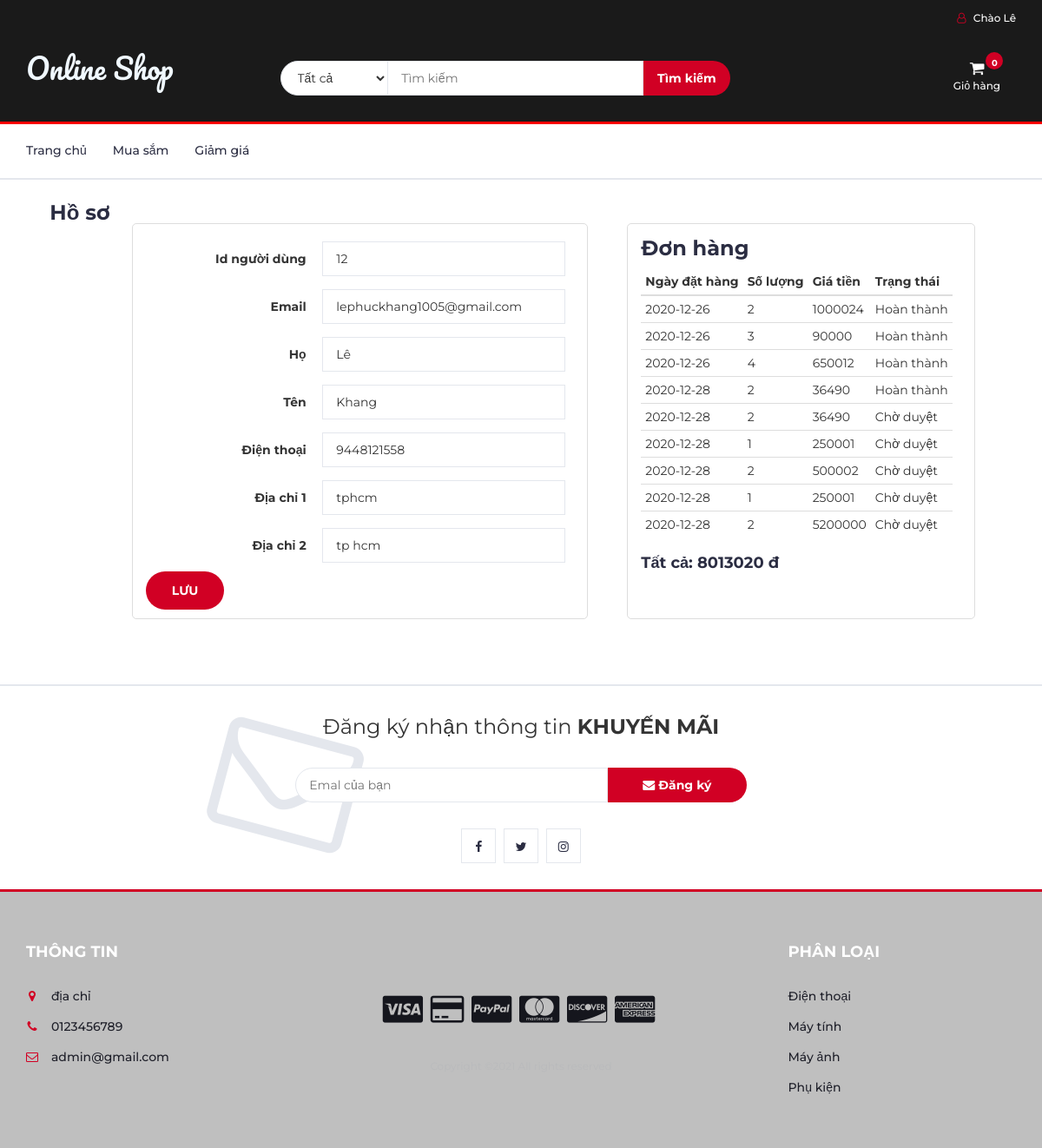
The page /profile.php (signed in) on the database its author committed.
### tables this page shows
CREATE TABLE `user_info` (
  `user_id` int(10) NOT NULL,
  `first_name` varchar(100) NOT NULL,
  `last_name` varchar(100) NOT NULL,
  `email` varchar(300) NOT NULL,
  `password` varchar(300) NOT NULL,
  `mobile` varchar(10) NOT NULL,
  `address1` varchar(300) NOT NULL,
  `address2` varchar(11) NOT NULL
);

CREATE TABLE `orders` (
  `order_id` int(10) NOT NULL,
  `user_id` int(10) NOT NULL,
  `order_date` date NOT NULL,
  `quantity` int(11) NOT NULL,
  `total` int(11) NOT NULL,
  `paid_status` int(11) NOT NULL,
  `status` int(11) NOT NULL
);

### profile.php (the view, shortened to what this page needs)
<?php
include 'header.php';
include 'connect.php';
if (isset($_SESSION['uid'])) {
    $uid = $_SESSION['uid'];
}
$sql = "select * from user_info where user_id='$uid'";
$result = $conn->query($sql);
$row = $result->fetch_assoc();
?>
<div class="contain">
    <h3 class="title">Hồ sơ</h3>
    <?php
    if (isset($_SESSION['uid'])) {
        echo '
<div  class="box bordered-box">
    <form id="profile" method="POST">
        <div class="block">
            <label>Id người dùng</label>
            <input type="text" name="user_id" value="' . $row['user_id'] . '" readonly/>
        </div>
        <div class="block">
            <label>Email</label>
            <input type="text" name="email" value="' . $row['email'] . '"/>
        </div>
        <div class="block">
            <label>Họ</label>
            <input type="text" name="first_name"  value="' . $row['first_name'] . '"/>
        </div>
        <div class="block">
            <label>Tên</label>
            <input type="text" name="last_name"  value="' . $row['last_name'] . '"/>
        </div>
        <div class="block">
            <label>Điện thoại</label>
            <input type="text" name="mobile"  value="' . $row['mobile'] . '"/>
        </div>
        <div class="block">
            <label>Địa chỉ 1</label>
            <input type="text" name="address1"  value="' . $row['address1'] . '"/>
        </div>
        <div class="block">
            <label>Địa chỉ 2</label>
            <input type="text" name="address2"  value="' . $row['address2'] . '"/>
        </div>
        <button type="submit" class="primary-btn cta-btn">Lưu</button>
    </form>
</div>
';
    }
    ?>
    <div class="box bordered-box">
        <h3 class="title">Đơn hàng</h3>
        <table class="table table-hover table-condensed">
            <thead>
                <tr>
                    <th>Ngày đặt hàng</th>
                    <th>Số lượng</th>
                    <th>Giá tiền</th>
                    <th>Trạng thái</th>
                </tr>
            </thead>
            <tbody>
                <?php
                $S = 0;
                $sql = "select * from orders where user_id=$uid";
                $result = $conn->query($sql);
                if ($result->num_rows > 0) {
                    while ($row = $result->fetch_assoc()) {
                        echo "<tr><td>";
                        echo $row['order_date'];
                        echo "</td><td>";
                        echo $row['quantity'];
                        echo "</td><td>";
                        echo $row['total'];
                        $S += $row['total'];
                        echo "</td><td>";
                        if ($row['status'] == 1) {
                            echo "Hoàn thành";
                        } else {
                            echo "Chờ duyệt";
                        }
                        echo "</td></tr>";
                    }
                }
                ?>
            </tbody>
        </table>
        <h4 class="title">Tất cả: <?php echo $S; ?> đ</h4>
    </div>
</div>
<?php
include "newslettter.php";
include "footer.php";
?>

### header.php (shortened to what this page needs)
<!DOCTYPE html>
<html lang="en">
<head>
	<link type="text/css" rel="stylesheet" href="css/bootstrap.min.css" />
	<link type="text/css" rel="stylesheet" href="css/slick.css" />
	<link type="text/css" rel="stylesheet" href="css/slick-theme.css" />
	<link type="text/css" rel="stylesheet" href="css/nouislider.min.css" />
	<link rel="stylesheet" href="css/font-awesome.min.css">
	<link type="text/css" rel="stylesheet" href="css/style.css" />
	<link type="text/css" rel="stylesheet" href="css/accountbtn.css" />
</head>
<body>
	<header>
		<div id="top-header">
			<div class="container">
				<ul class="header-links pull-right">
					<li><?php
						include "db.php";
						if (isset($_SESSION["uid"])) {
							$sql = "SELECT first_name FROM user_info WHERE user_id='$_SESSION[uid]'";
							$query = mysqli_query($con, $sql);
							$row = mysqli_fetch_array($query);
							echo '
                               <div class="dropdownn">
                                  <a href="#" class="dropdownn" data-toggle="modal" data-target="#myModal" ><i class="fa fa-user-o"></i> Chào ' . $row["first_name"] . '</a>
                                  <div class="dropdownn-content">
									<a href="profile.php"><i class="fa fa-user-circle" aria-hidden="true" ></i>Thông tin</a>
                                    <a href="change_password.php"><i class="fa fa fa-key" aria-hidden="true"></i>Đổi mật khẩu</a>
                                    <a href="logout.php"><i class="fa fa-sign-in" aria-hidden="true"></i>Đăng xuất</a>
                                  </div>
                                </div>';
						}
						?>
					</li>
				</ul>
			</div>
		</div>
		<div id="header">
			<div class="container">
				<div class="row">
					<div class="col-md-3">
						<div class="header-logo">
							<a href="#" class="logo">
								<font>
									Online Shop
								</font>
							</a>
						</div>
					</div>
					<div class="col-md-6">
						<div class="header-search">
							<form action="./store.php" method="get">
								<select class="input-select">
									<option value="0">Tất cả</option>
								</select>
								<input class="input" name="search" id="search" type="text" placeholder="Tìm kiếm">
								<button type="submit" id="search_btn" class="search-btn">Tìm kiếm</button>
							</form>
						</div>
					</div>
					<div class="col-md-3 clearfix">
						<div class="header-ctn">
							<div class="dropdown">
								<a class="dropdown-toggle" data-toggle="dropdown" aria-expanded="true">
									<i class="fa fa-shopping-cart"></i>
									<span>Giỏ hàng</span>
									<div class="badge qty" id="cart-count">
										<?php
										$count = 0;
										echo $count;
										?>
									</div>
								</a>
							</div>
						</div>
					</div>
				</div>
			</div>
		</div>
	</header>
	<nav id='navigation'>
		<div class="container" id="get_category_home">
			<div id='responsive-nav'>
				<ul class='main-nav nav navbar-nav' id="div-nav">
					<li class="<?php echo ($page == "home" ? "active" : "") ?>"><a href='index.php'>Trang chủ</a></li>
					<li class="<?php echo ($page == "store" ? "active" : "") ?>"><a href='store.php?page=1'>Mua sắm</a></li>
					<li><a href='store.php?page=1'>Giảm giá</a></li>
				</ul>
			</div>
		</div>
	</nav>
</body>

### css/style.css (style rules this page uses)
body { font-family: 'Montserrat', sans-serif; font-weight: 400; }
h1, h2, h3, h4, h5, h6 { color: #2B2D42; font-weight: 700; margin: 0 0 10px; }
a { color: #2B2D42; font-weight: 500; -webkit-transition: 0.2s color; transition: 0.2s color; }
ul, ol { margin: 0; padding: 0; list-style: none }
.primary-btn { display: inline-block; padding: 12px 30px; background-color: #D10024; border: none; border-radius: 40px; color: #FFF; text-transform: uppercase; font-weight: 700; text-align: center; -webkit-transition: 0.2s all; transition: 0.2s all; }
.input { height: 40px; padding: 0px 15px; border: 1px solid #E4E7ED; background-color: #FFF; width: 100%; }
.input-select { padding: 0px 15px; background: #FFF; border: 1px solid #E4E7ED; height: 40px; }
#top-header { padding-top: 10px; padding-bottom: 10px; background-color: #1a1a1a; }
.header-links li { display: inline-block; margin-right: 15px; font-size: 12px; }
.header-links li:last-child { margin-right: 0px; }
.header-links li a { color: #FFF; }
.header-links li i { color: #D10024; margin-right: 5px; }
#header { padding-top: 15px; padding-bottom: 15px; }
.header-logo { float: left; }
.header-search { padding: 15px 0px; }
.header-search form { position: relative; }
.header-search form .input-select { margin-right: -4px; border-radius: 40px 0px 0px 40px; }
.header-search form .input { width: calc(100% - 260px); margin-right: -4px; }
.header-search form .search-btn { height: 40px; width: 100px; background: #D10024; color: #FFF; font-weight: 700; border: none; border-radius: 0px 40px 40px 0px; }
.header-ctn { float: right; padding: 15px 0px; }
.header-ctn>div { display: inline-block; }
.header-ctn>div>a { display: block; position: relative; width: 90px; text-align: center; color: #FFF; }
.header-ctn>div>a>i { display: block; font-size: 18px; }
.header-ctn>div>a>span { font-size: 12px; }
.header-ctn>div>a>.qty { position: absolute; right: 15px; top: -10px; width: 20px; height: 20px; line-height: 20px; text-align: center; border-radius: 50%; font-size: 10px; color: #FFF; background-color: #D10024; }
#navigation { border-bottom: 2px solid #E4E7ED; border-top: 3px solid red; }
.main-nav>li+li { margin-left: 30px }
.main-nav>li>a { padding: 20px 0px; }
.main-nav>li>a:after { content: ""; display: block; width: 0%; height: 2px; background: red; -webkit-transition: 0.2s all; transition: 0.2s all; }
#header { background-color: #1a1a1a; }
#navigation { transition: color 0.5s ease; transition: background 0.5s ease; }
.logo>font { font-style: normal; font-size: 33px; color: aliceblue; font-family: 'Pacifico', cursive; }

### css/accountbtn.css (style rules this page uses)
.dropdownn { position: relative; display: inline-block; }

### profile.php (style rules this page uses)
.contain { padding: 25px; display: flex; flex-wrap: wrap; justify-content: center; }
.box { margin: 25px; }
label { display: inline-block; width: 200px; text-align: right; padding: 15px; }
input { border: 1px solid #E4E7ED; height: 40px; width: 280px; padding: 0px 15px; }
.bordered-box { background: rgb(255, 255, 255); color: rgb(51, 51, 51); padding: 15px 25px 10px 15px; border-radius: 5px; margin-bottom: 20px; margin-right: 20px; border: 1px solid rgb(221, 221, 221); }

### rows shown on the page
user_info: first_name "Lê", user_id "12", email "lephuckhang1005@gmail.com", last_name "Khang", mobile "9448121558", address1 "tphcm", address2 "tp hcm"
orders: order_date "2020-12-26", quantity "2", total "1000024", status "Hoàn thành"
orders: order_date "2020-12-26", quantity "3", total "90000", status "Hoàn thành"
orders: order_date "2020-12-26", quantity "4", total "650012", status "Hoàn thành"
orders: order_date "2020-12-28", quantity "2", total "36490", status "Hoàn thành"
orders: order_date "2020-12-28", quantity "2", total "36490", status "Chờ duyệt"
orders: order_date "2020-12-28", quantity "1", total "250001", status "Chờ duyệt"
orders: order_date "2020-12-28", quantity "2", total "500002", status "Chờ duyệt"
orders: order_date "2020-12-28", quantity "1", total "250001", status "Chờ duyệt"
orders: order_date "2020-12-28", quantity "2", total "5200000", status "Chờ duyệt"

### other values the page prints
$count "0"
$S "8013020"
